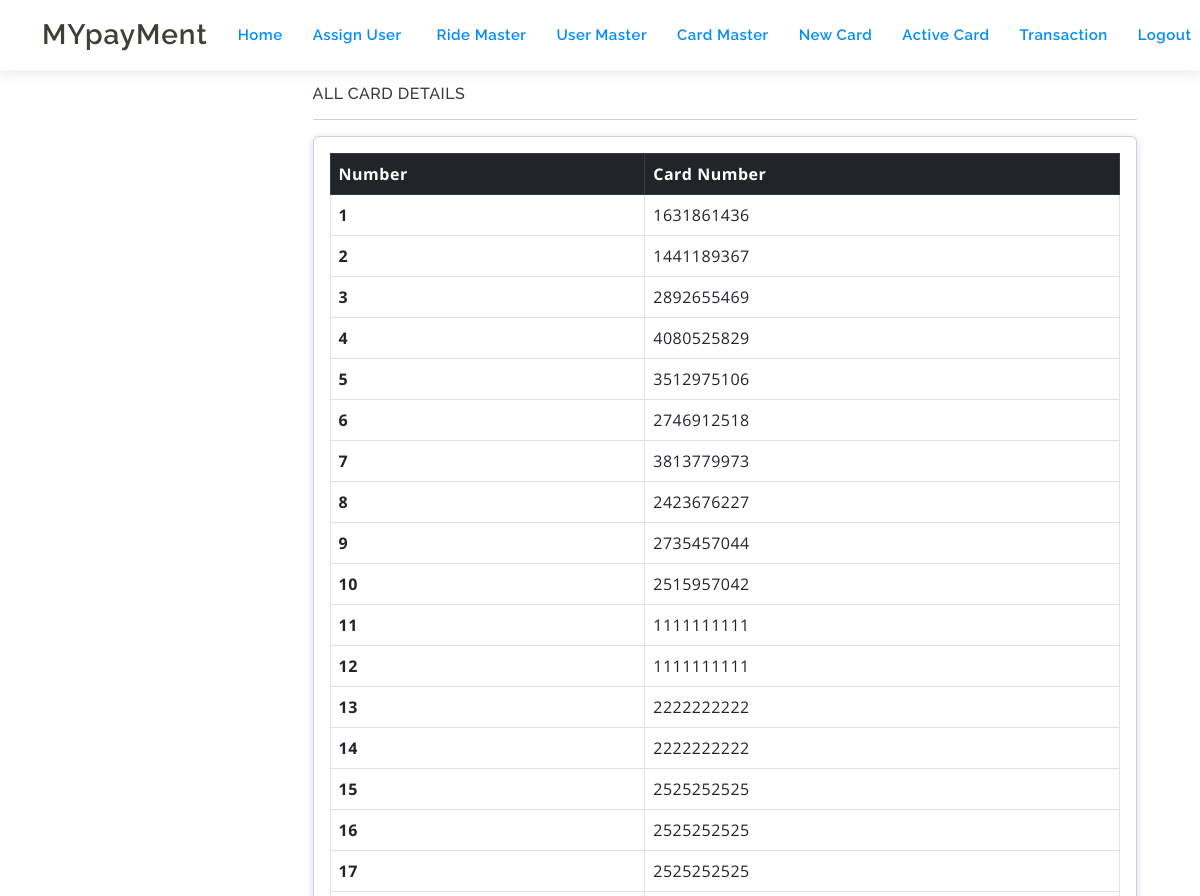
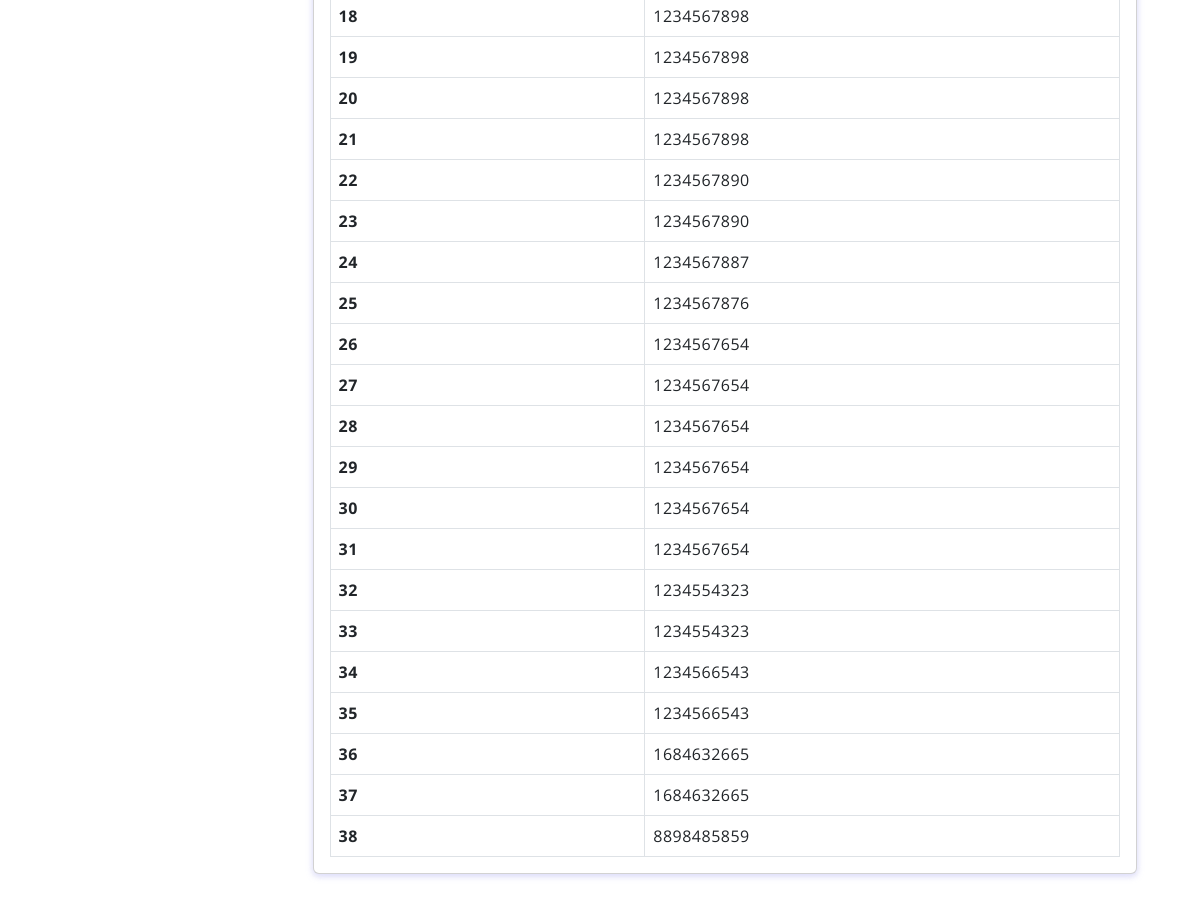
The page /cardmaster.php (signed in) on the database its author committed (2 pictures, top to bottom).
### tables this page shows
CREATE TABLE `card_master` (
  `card_id` int(11) NOT NULL,
  `card_number` varchar(255) NOT NULL
);

### cardmaster.php (the view, shortened to what this page needs)
<?php
if(isset($_SESSION['id'])){
?>
<!doctype html>
<html lang="en">
<head>
	<link href="assets/plugins/simplebar/css/simplebar.css" rel="stylesheet" />
	<link href="assets/plugins/perfect-scrollbar/css/perfect-scrollbar.css" rel="stylesheet" />
	<link href="assets/plugins/metismenu/css/metisMenu.min.css" rel="stylesheet" />
	<link href="assets/css/bootstrap.min.css" rel="stylesheet">
	<link href="assets/css/bootstrap-extended.css" rel="stylesheet">
	<link href="assets/css/app.css" rel="stylesheet">
	<link href="assets/css/icons.css" rel="stylesheet">
	<link rel="stylesheet" href="assets/css/dark-theme.css" />
	<link rel="stylesheet" href="assets/css/semi-dark.css" />
	<link rel="stylesheet" href="assets/css/header-colors.css" />
</head>
<body>
	<div class="wrapper">
		<?php
			include 'top-nav.php';
			include 'conn.php';
		?>
		<div class="page-wrapper">
			<div class="page-content">
				<div class="row">
					<div class="col-xl-11 mx-auto">
						<h6 class="mb-0 text-uppercase">All Card Details</h6>
						<hr/>
						<div class="card">
							<div class="card-body">
								<table class="table table-bordered mb-0">
									<thead class="table-dark">
										<tr>
											<th scope="col">Number</th>
											<th scope="col">Card Number</th>
										</tr>
									</thead>
									<tbody>
									    <?php
									        $sql = mysqli_query($conn, "SELECT * FROM `card_master` ");
									        $count = 1;
									        while($row = mysqli_fetch_assoc($sql)){
									    ?>
										<tr>
											<th scope="row"><?=$count;?></th>
											<td><?=$row['card_number'];?></td>
										</tr>
                                        <?php
                                            $count++;
									        }
                                        ?>
									</tbody>
								</table>
							</div>
						</div>
					</div>
				</div>
			</div>
		</div>
	</div>
</body>
</html>
<?php
}
else
{
    header("Location: index.php?error=Login again");
}
?>

### assets/css/app.css (style rules this page uses)
body { font-size: 14px; color: #4c5258; letter-spacing: .5px; background: #f7f7ff; overflow-x: hidden; font-family: Roboto, sans-serif }
.wrapper { width: 100%; position: relative }
.page-wrapper { height: 100%; margin-top: 60px; margin-bottom: 30px; margin-left: 250px }
.page-content { padding: 1.5rem 1.5rem 0.7rem 1.5rem }

### assets/css/style.css (style rules this page uses)
body { font-family: "Open Sans", sans-serif; color: #444444; }
h1, h2, h3, h4, h5, h6 { font-family: "Raleway", sans-serif; }

### rows shown on the page
card_master: card_number "1631861436"
card_master: card_number "1441189367"
card_master: card_number "2892655469"
card_master: card_number "4080525829"
card_master: card_number "3512975106"
card_master: card_number "2746912518"
card_master: card_number "3813779973"
card_master: card_number "2423676227"
card_master: card_number "2735457044"
card_master: card_number "2515957042"
card_master: card_number "1111111111"
card_master: card_number "1111111111"
card_master: card_number "2222222222"
card_master: card_number "2222222222"
card_master: card_number "2525252525"
card_master: card_number "2525252525"
card_master: card_number "2525252525"
card_master: card_number "1234567898"
card_master: card_number "1234567898"
card_master: card_number "1234567898"
card_master: card_number "1234567898"
card_master: card_number "1234567890"
card_master: card_number "1234567890"
card_master: card_number "1234567887"
card_master: card_number "1234567876"
card_master: card_number "1234567654"
card_master: card_number "1234567654"
card_master: card_number "1234567654"
card_master: card_number "1234567654"
card_master: card_number "1234567654"
card_master: card_number "1234567654"
card_master: card_number "1234554323"
card_master: card_number "1234554323"
card_master: card_number "1234566543"
card_master: card_number "1234566543"
card_master: card_number "1684632665"
card_master: card_number "1684632665"
card_master: card_number "8898485859"
